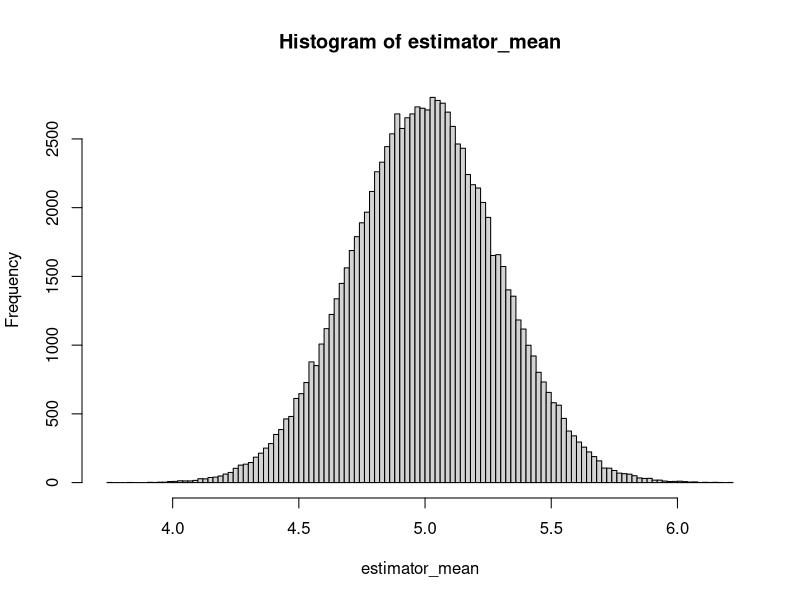
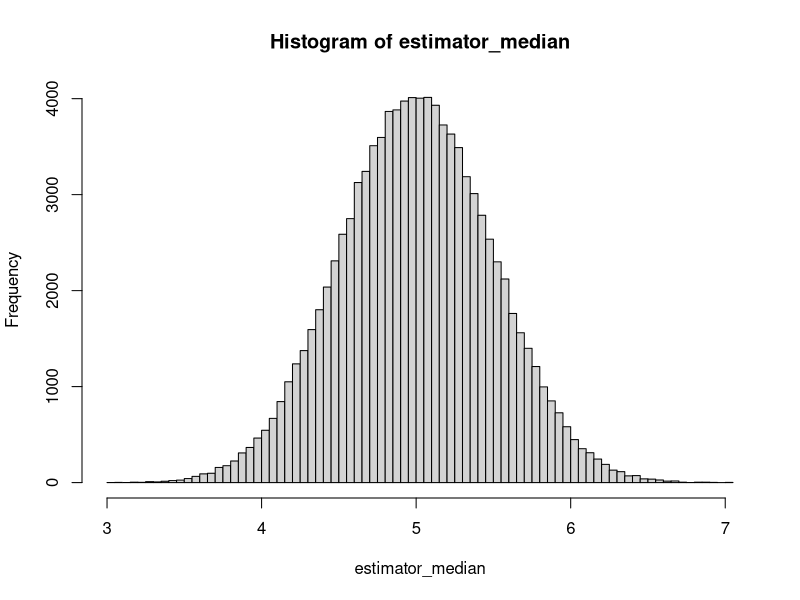
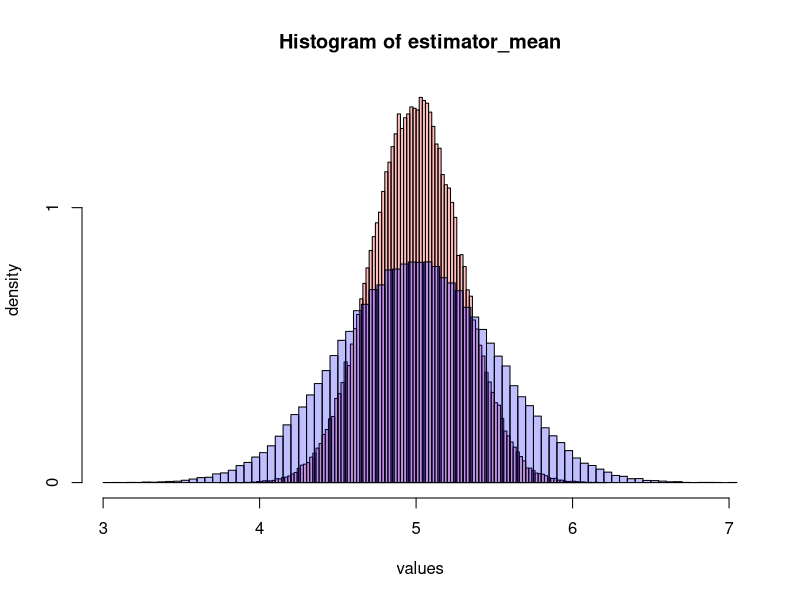

Generate these figures, in order, with R:
#Preliminaries
#---------------------------------------------------------
rm(list = ls())
library("mvtnorm")

real_theta <- 5
sample_size <- 100
number_simulations <- 100000

simulations1 <- matrix(runif(sample_size*number_simulations, max = real_theta), 
                       nrow = number_simulations)

estimator_mean <- 2*apply(simulations1, 1, mean)
estimator_median <- 2*apply(simulations1, 1, median)

p1 <- hist(estimator_mean, breaks = 100)
p2 <- hist(estimator_median, breaks = 100)
range <- range(p1$mids, p2$mids )
p1$counts = p1$density
p2$counts = p2$density

#pdf("histogram1.pdf")
plot( p1, col=rgb(1,0,0,1/4), xlim = range, xlab = "values", ylab = "density")
plot( p2, col=rgb(0,0,1,1/4), add = TRUE)  
#dev.off()
